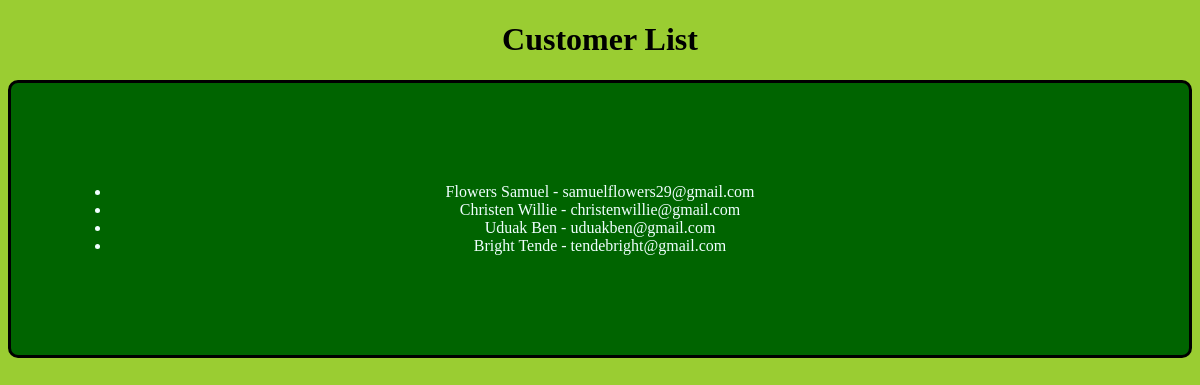
The page / on the database its author committed.
### customers/models.py (models this page shows, shortened)
class Customer(models.Model):
    first_name = models.CharField(max_length=50)
    last_name = models.CharField(max_length=50)
    email = models.EmailField(unique=True)
    phone_number = models.CharField(max_length=15, blank=True, null=True)
    address = models.TextField(blank=True, null=True)
    date_added = models.DateTimeField(auto_now_add=True)

### customers/views.py (the view)
# urls.py: path('', views.customer_list, name='customer_list'),
def customer_list(request):
    customers = Customer.objects.all()
    return render(request, 'customer_list.html', {'customers': customers})

### templates/customer_list.html (shortened to what this page needs)
{% load static %}
<!DOCTYPE html>
<html>
<head>
    <link rel="stylesheet" href="{% static 'styles.css' %}">
</head>
<body class="body">
    <h1 style="text-align: center;">Customer List</h1>
    <ul class="customer_list">
        {% for customer in customers %}
            <li>{{ customer.first_name }} {{ customer.last_name }} - {{ customer.email }}</li>
        {% endfor %}
    </ul>
</body>
</html>

### static/styles.css (style rules this page uses)
.body { background-color: yellowgreen; }
.customer_list { background-color: darkgreen; color: azure; text-align: center; border: solid black; border-radius: 10px; margin: auto; padding: 100px; }

### rows shown on the page
Customer: first_name "Flowers", last_name "Samuel", email "samuelflowers29@gmail.com"
Customer: first_name "Christen", last_name "Willie", email "christenwillie@gmail.com"
Customer: first_name "Uduak", last_name "Ben", email "uduakben@gmail.com"
Customer: first_name "Bright", last_name "Tende", email "tendebright@gmail.com"
